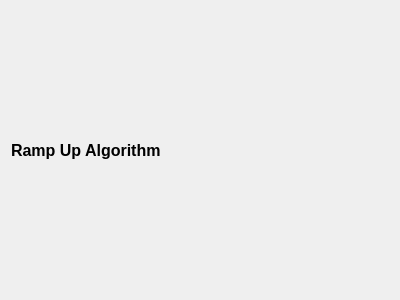
<?xml version="1.0" encoding="UTF-8"?>
<ui version="4.0">
 <class>RampUpConfigWidget</class>
 <widget class="QWidget" name="RampUpConfigWidget">
  <property name="geometry">
   <rect>
    <x>0</x>
    <y>0</y>
    <width>400</width>
    <height>300</height>
   </rect>
  </property>
  <property name="windowTitle">
   <string>Form</string>
  </property>
  <layout class="QGridLayout" name="gridLayout_2">
   <item row="0" column="0">
    <layout class="QGridLayout" name="gridLayout">
     <item row="0" column="0">
      <widget class="QLabel" name="label">
       <property name="font">
        <font>
         <pointsize>12</pointsize>
         <bold>true</bold>
        </font>
       </property>
       <property name="text">
        <string>Ramp Up Algorithm</string>
       </property>
      </widget>
     </item>
    </layout>
   </item>
  </layout>
 </widget>
 <resources/>
 <connections/>
</ui>
